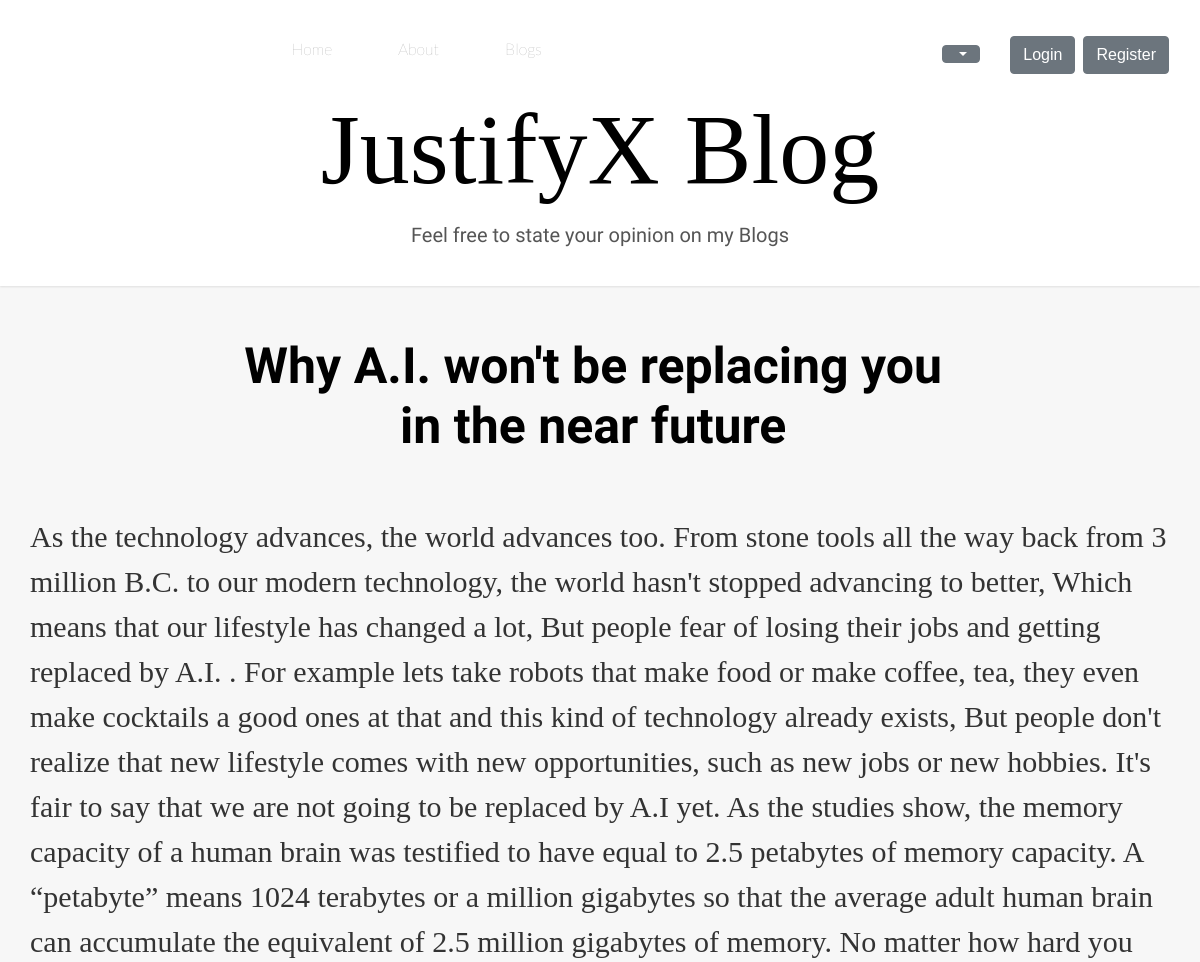
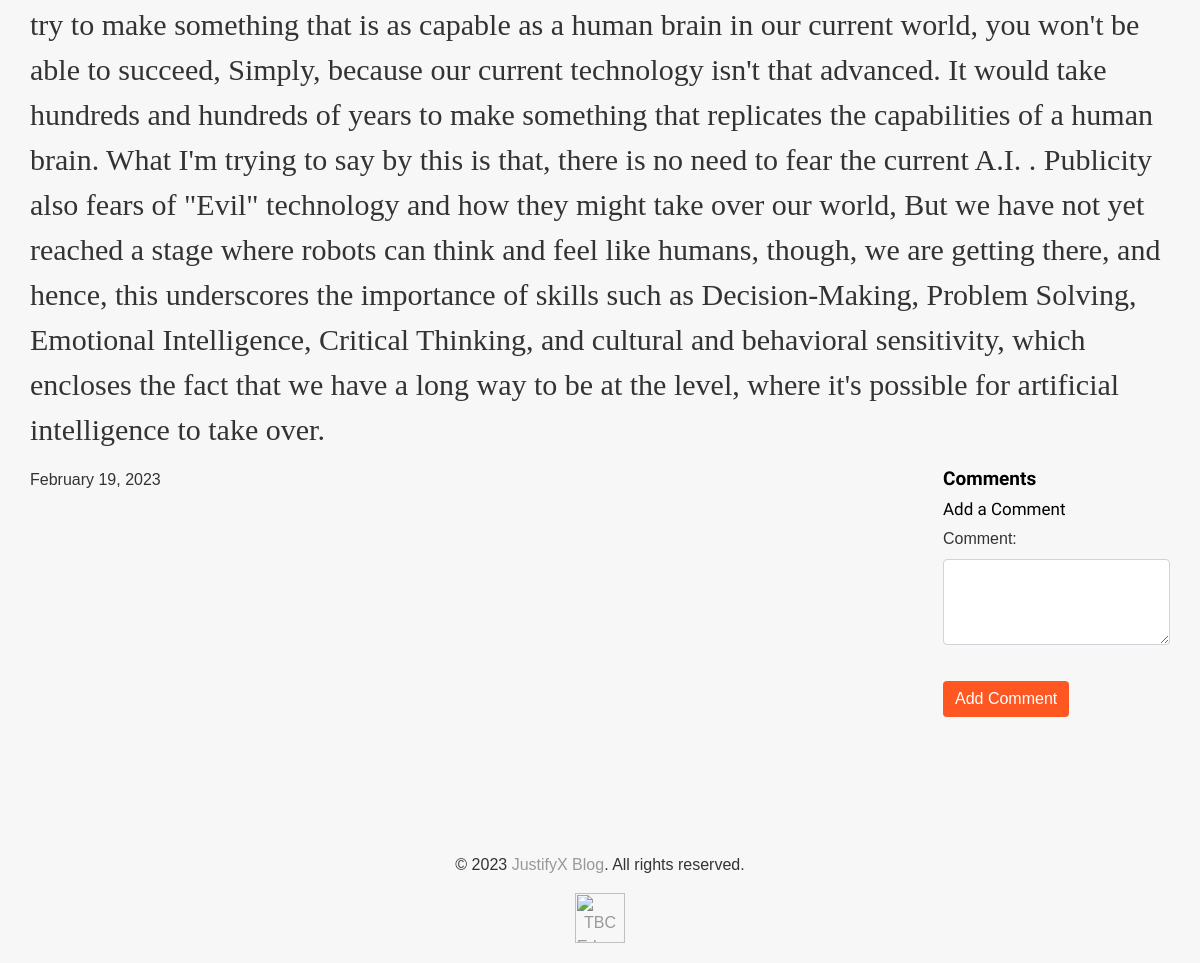
The page /blog/1 on the database its author committed (2 pictures, top to bottom).
### models.py (models this page shows, shortened)
class Blog(db.Model):
    __tablename__ = "blog"
    id = db.Column(db.Integer, primary_key=True)
    name = db.Column(db.String(255), nullable=False)
    description = db.Column(db.Text, nullable=True)
    content = db.Column(db.Text, nullable=False)
    post_date = db.Column(db.DateTime, nullable=False, default=db.func.current_timestamp())
    img = db.Column(db.String(255), nullable=False)

### routes.py (the view)
@app.route("/blog/<int:blog_id>", methods=['GET', 'POST'])
def blog_detail(blog_id):
    blog = Blog.query.get_or_404(blog_id)
    form = CommentForm()
    if request.method == 'POST' and form.validate_on_submit():
        comment = Comment(content=form.comment.data, user=current_user, blog=blog)
        db.session.add(comment)
        db.session.commit()
        flash('Comment posted successfully!', 'success')
    return render_template("blog_detail.html", blog=blog, form=form)

### forms.py
class CommentForm(FlaskForm):
    comment = TextAreaField("Add a Comment", validators=[DataRequired(message="Comment field is mandatory")])
    submit_comment = SubmitField("Submit Comment")

class SearchForm(FlaskForm):
    search = StringField("Search", render_kw={"placeholder": "Search..."}, id="search-input")
    submit = SubmitField("Go")

### routes.py (called while the page is built)
@app.context_processor
def inject_search_form():
    search_form = SearchForm()
    return dict(search_form=search_form)

### templates/blog_detail.html (shortened to what this page needs)
{% extends 'base.html' %}
{% block page_title %}JustifyX Blog{% endblock %}
{% block page_description %}Feel free to state your opinion on my Blogs{% endblock %}
{% block content %}
<section class="container">
    <section class="container">
        <div class="row">
            <div class="col-md-8 offset-md-2">
                <h2 class="text-center font-weight-bold blog_title">{{ blog.name }}</h2>
            </div>
        </div>
    </section>
    <p class="blog_content">{{ blog.content | safe }}</p>
    <p>{{ blog.post_date.strftime('%B %d, %Y') }}</p>
    <div id="comments-section">
        <h3 class="font-weight-bold">Comments</h3>
        <h4>Add a Comment</h4>
        <form id="comment-form" method="post" action="{{ url_for('add_comment', blog_id=blog.id) }}">
            <div class="form-group">
                <label for="comment-text">Comment:</label>
                <textarea name="comment" class="form-control" id="comment-text" rows="3" required></textarea>
            </div>
            <button type="submit" class="btn btn-primary">Add Comment</button>
        </form>
    </div>
</section>
{% endblock %}

### templates/base.html (shortened to what this page needs)
<!DOCTYPE html>
<html lang="en">
<head>
    <link href="https://db.onlinewebfonts.com/c/0c3e65bc57a1c4598e994814590daf19?family=Generis+Slab+W01+Light"
          rel="stylesheet">
    <link rel="stylesheet" href="https://stackpath.bootstrapcdn.com/bootstrap/4.5.2/css/bootstrap.min.css">
    <link rel="stylesheet" href="https://cdnjs.cloudflare.com/ajax/libs/font-awesome/5.15.1/css/all.min.css">
    <link rel="stylesheet" href="/static/style.css">
    <link rel="stylesheet" href="https://pipdigz.co.uk/fonts/pipdigicons_2.css" media="none"
          onload="if(media!='all')media='all'">
</head>
<body>
{% include "navbar.html" %}
<header>
    <div class="container" style="margin-top: 20px;">
        <h1>{% block page_title %}JustifyX Blog{% endblock %}</h1>
        <p>{% block page_description %}Feel free to state your opinion on my Blogs{% endblock %}</p>
    </div>
</header>
<section class="container">
    {% block content %}
    {% endblock %}
</section>
<footer style="margin-top: 100px;">
    <p>&copy; 2023 <a class="white-text" href="/">JustifyX Blog</a>. All rights reserved.</p>
    <a href="https://tbceducation.ge" target="_blank" rel="noopener noreferrer">
        <img src="/static/tbc.png" alt="TBC Education" style="width: 50px; height: auto;">
    </a>
</footer>
</body>
</html>

### templates/navbar.html (shortened to what this page needs)
<nav class="navbar navbar-expand-lg navbar-light bg-white fixed-top">
    <div class="container text-center">
        <div class="collapse navbar-collapse" id="navbarResponsive">
            <ul class="navbar-nav mx-auto">
                <li class="nav-item">
                    <a class="nav-link" href="/">Home</a>
                </li>
                <li class="nav-item">
                    <a class="nav-link" href="/about">About</a>
                </li>
                <li class="nav-item">
                    <a class="nav-link" href="/blogs">Blogs</a>
                </li>
            </ul>
            <div class="row align-items-center">
                <div class="col" style="margin-bottom: 10px;">
                    <div class="dropdown" id="searchDropdown">
                        <a href="#" class="btn btn-secondary hover dropdown-toggle" id="searchDropdownButton"
                           role="button"
                           data-toggle="dropdown" aria-haspopup="true" aria-expanded="false">
                        </a>
                    </div>
                </div>
                <div class="col">
                    <div class="login-section mb-3 d-flex align-items-center" style="margin-top: 8px;">
                        {% if current_user.is_authenticated %}
                        <div class="dropdown">
                            <a href="#" class="btn btn-secondary hover dropdown-toggle" id="profileDropdown"
                               role="button"
                               data-toggle="dropdown" aria-haspopup="true" aria-expanded="false">
                                <i class="pipdigicons pipdigicons-fab pipdigicons-user-circle"></i>
                            </a>
                            <div class="dropdown-menu" aria-labelledby="profileDropdown">
                                <p class="dropdown-item">{{ current_user.email }}</p>
                                <a class="dropdown-item" href="/logout">Logout</a>
                            </div>
                        </div>
                        {% else %}
                        <a href="/login" class="btn btn-secondary hover">Login</a>
                        <a href="/register" class="btn btn-secondary hover ml-2">Register</a>
                        {% endif %}
                    </div>
                </div>
            </div>
        </div>
    </div>
</nav>

### static/style.css (style rules this page uses)
body { font-family: Montserrat, sans-serif; margin: 0; padding: 0; background-color: #f7f7f7; color: #333; }
.blog_title { font-size: 50px; margin-top: 50px; }
.blog_content { font-size: 30px; margin-top: 50px; font-family: Merriweather; }
.container { max-width: 1200px; margin: 0 auto; }
nav.navbar { transition: background-color 0.3s, box-shadow 0.3s; }
header { background-color: #fff; box-shadow: 0 1px 2px rgba(0, 0, 0, 0.1); padding: 20px 0; padding-top: 70px; text-align: center; transition: padding 0.3s; }
header h1 { font-size: 100px; font-weight: 900; margin-bottom: 10px; font-family: "Generis Slab W01 Light"; }
header p { font-family: Raleway; font-size: 20px; color: #555; }
section { display: flex; justify-content: space-between; flex-wrap: wrap; }
.btn-primary { background-color: #ff5722; border: none; color: #fff; }
.btn { margin-top: 20px; }
footer { text-align: center; padding: 20px 0; }
h1, h2, h3, h4, h5, h6 { font-family: Raleway; font-weight: 400 !important; letter-spacing: 0; color: black; }
h1 { font-size: 25px }
h2 { font-size: 20px }
h3 { font-size: 19px }
h4 { font-size: 17px }
a { text-decoration: none; color: #999; -webkit-transition: color .2s linear; -moz-transition: color .2s linear; -ms-transition: color .2s linear; -o-transition: color .2s linear; transition: color .2s linear; }
.nav-item { margin-right: 50px; font-family: lato; font-color: black; font-weight: 200; }

### rows shown on the page
Blog: name "Why A.I. won't be replacing you in the near future", content "As the technology advances, the world advances too. From stone tools all the way back from 3 million B.C. to our modern technology, the world hasn't stopped advancing to better, Which means that our lifestyle has changed a lot, But people fear of losing their jobs and getting replaced by A.I. . For example lets take robots that make food or make coffee, tea, they even make cocktails a good ones at that and this kind of technology already exists, But people don't realize that new lifestyle comes with new opportunities, such as new jobs or new hobbies. It's fair to say that we are not going to be replaced by A.I yet. As the studies show, the memory capacity of a human brain was testified to…", post_date "February 19, 2023"
